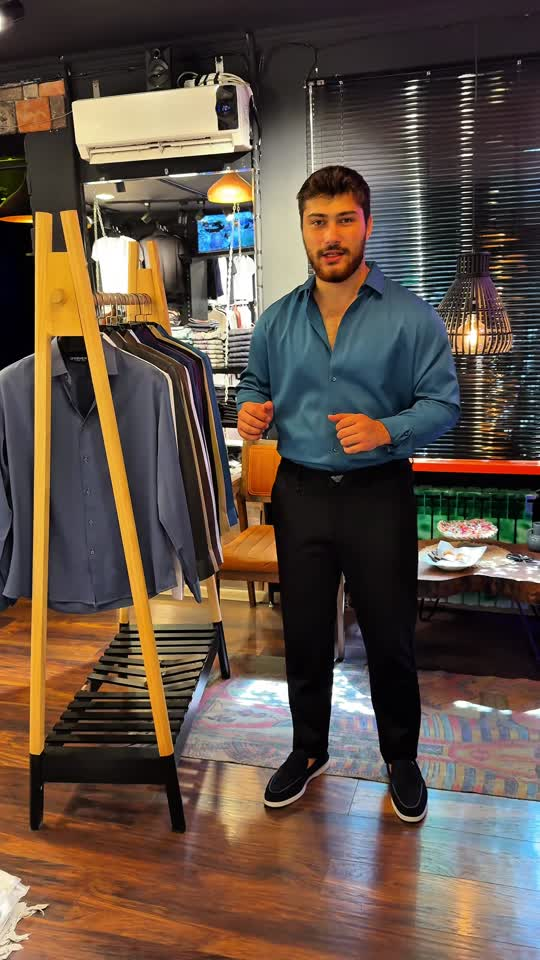
#> input picture 00_Working/silk_sec5_sec9/f_001.jpg, 540 x 960 px; its folder holds only this picture in this run
$ python scan_sec5_sec9.py
#> lines starting #> are read from the running program, lines starting #| are printed output that depends on the picture
import os
import subprocess
import glob
from PIL import Image, ImageDraw

output_dir = r'C:\Users\User\Documents\Moradin Industries\04_Projects\Marko_Digital_Atelier\00_Working\silk_sec5_sec9'
os.makedirs(output_dir, exist_ok=True)

video_path = r'D:\Media\Telegram_Exports\ChatExport_2026-09-26\video_files\copy_3FD097F2-149E-4E5E-B23E-B4FE97836874.mov'

cmd = [
    'ffmpeg', '-y',
    '-ss', '5.0',
    '-t', '4.0',
    '-i', video_path,
    '-vf', 'fps=10,scale=540:960',
    os.path.join(output_dir, 'f_%03d.jpg')
]
subprocess.run(cmd, check=True)
#> (this line was passed over: subprocess is not available in this run)

files = sorted(glob.glob(os.path.join(output_dir, 'f_*.jpg')))
cols = 6
thumb_w = 240
thumb_h = 426
rows = (len(files) + cols - 1) // cols
montage = Image.new('RGB', (cols * thumb_w, rows * thumb_h), (20, 20, 20))
#> montage: PIL image 1440x426 RGB; every value is 20
draw = ImageDraw.Draw(montage)

for idx, f in enumerate(files):
    im = Image.open(f).resize((thumb_w, thumb_h), Image.Resampling.LANCZOS)
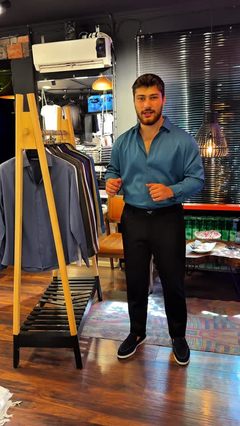
#> im: PIL image 240x426 RGB; mean R, G, B 97.3, 81.6, 69.7
    r = idx // cols
    c = idx % cols
    x = c * thumb_w
    y = r * thumb_h
    montage.paste(im, (x, y))
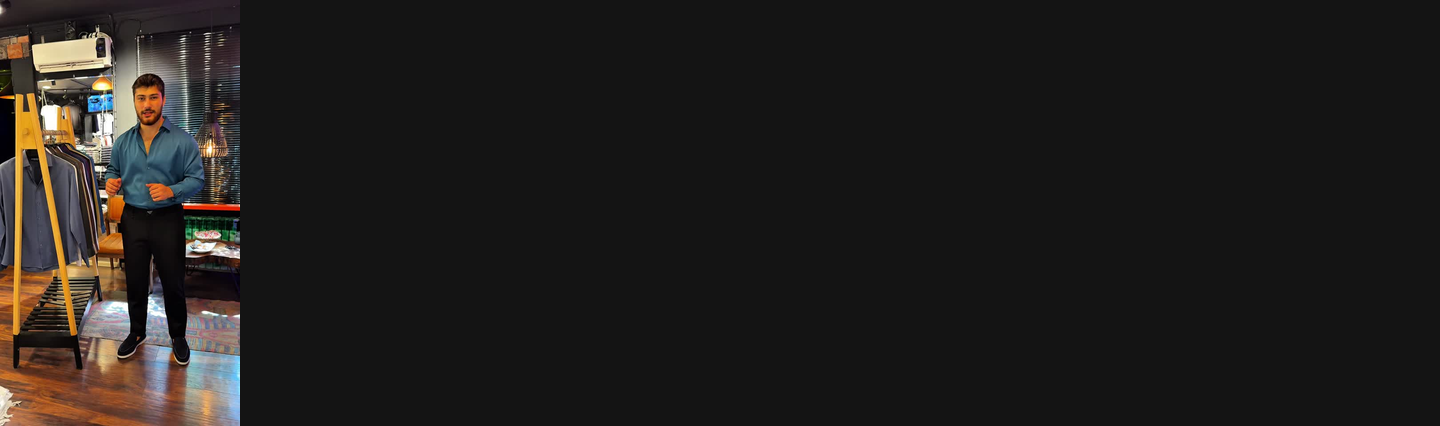
#> montage: PIL image 1440x426 RGB; mean R, G, B 32.9, 30.3, 28.3
    t = 5.0 + idx * 0.1
    draw.rectangle([x, y, x + thumb_w, y + 24], fill=(0, 0, 0, 180))
    draw.text((x + 4, y + 4), f"{t:.1f}s", fill=(255, 255, 255))

montage_path = r'C:\Users\User\Documents\Moradin Industries\04_Projects\Marko_Digital_Atelier\00_Working\silk_sec5_sec9_montage.jpg'
montage.save(montage_path, quality=85)
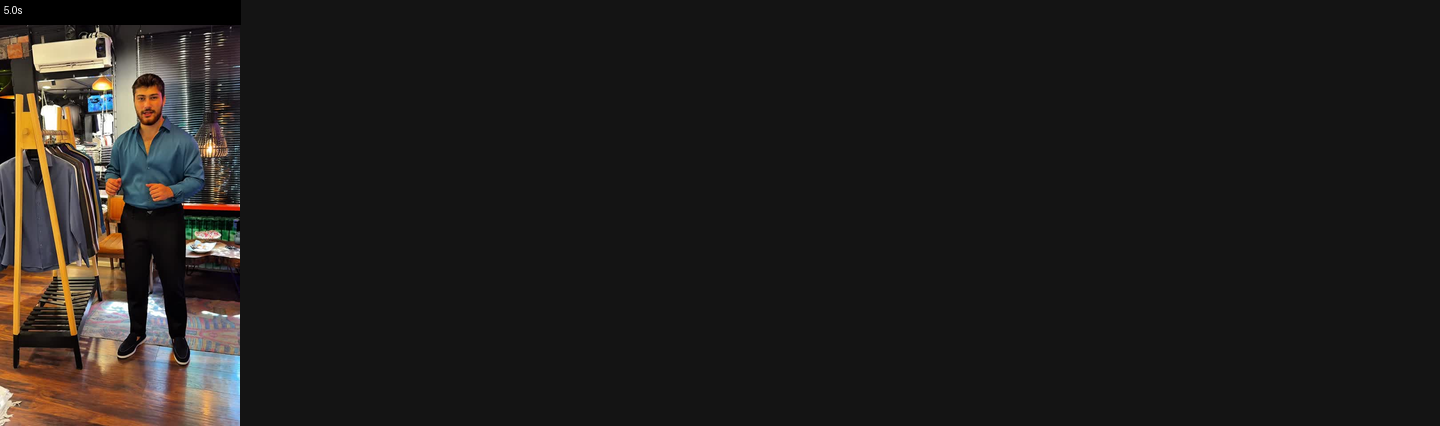
#> saved as silk_sec5_sec9_montage.jpg: PIL image 1440x426 RGB; mean R, G, B 32.5, 30, 28
print(f"Saved montage to {montage_path}")

$ run again, on 00_Working/silk_sec5_sec9/f_021.jpg
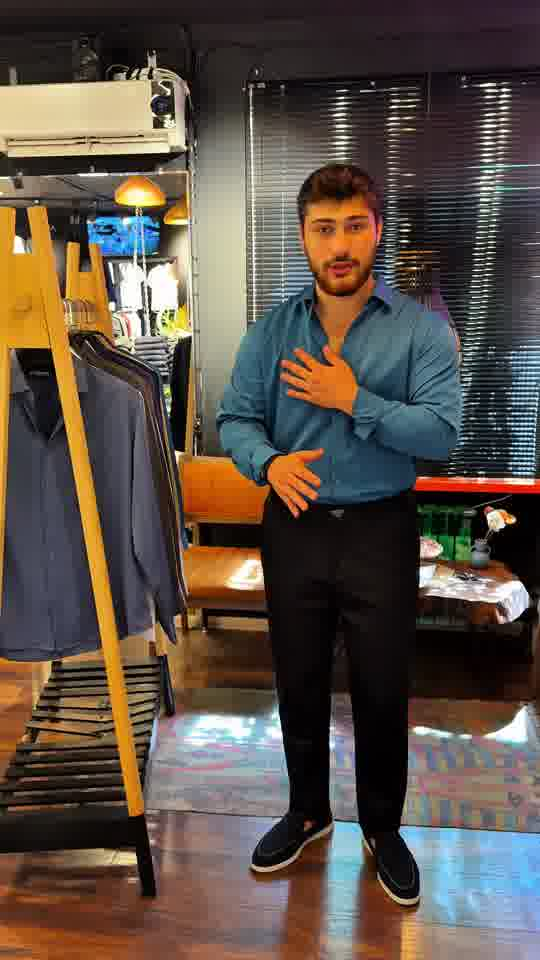
#> input picture 00_Working/silk_sec5_sec9/f_021.jpg, 540 x 960 px
#> `im = Image.open(f).resize((thumb_w, thumb_h), Image.Resampling.LANCZOS)`:
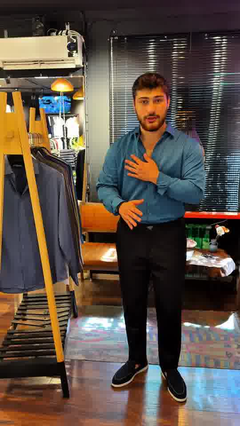
#> im: PIL image 240x426 RGB; mean R, G, B 92.9, 81, 71.2
#> `montage.save(montage_path, quality=85)`:
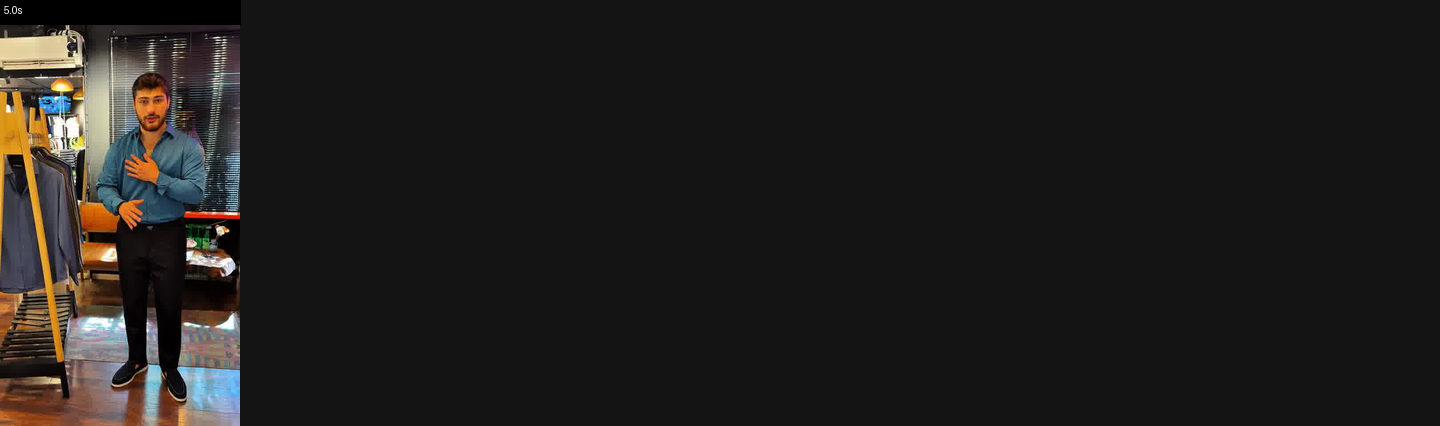
#> saved as silk_sec5_sec9_montage.jpg: PIL image 1440x426 RGB; mean R, G, B 31.8, 29.9, 28.2

$ run again, on 00_Working/silk_sec5_sec9/f_034.jpg
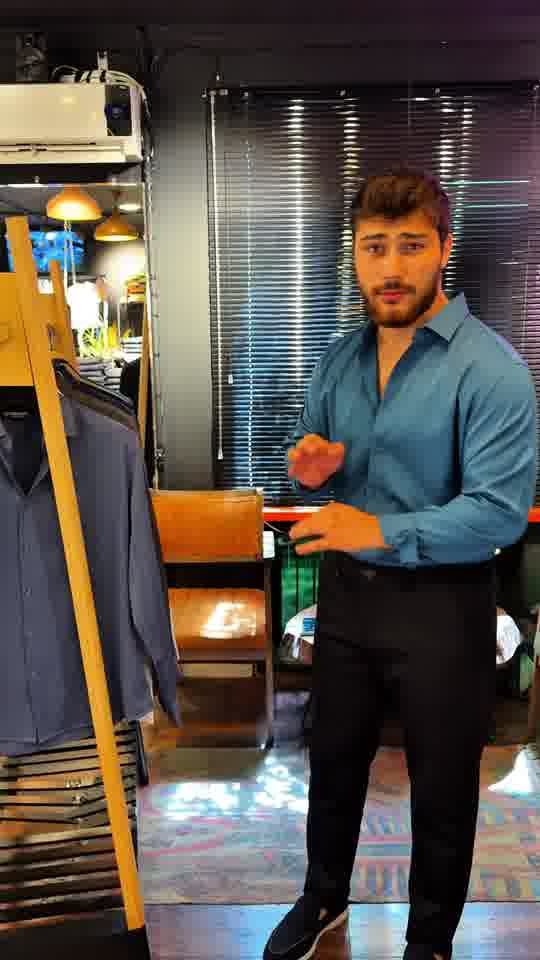
#> input picture 00_Working/silk_sec5_sec9/f_034.jpg, 540 x 960 px
#> `im = Image.open(f).resize((thumb_w, thumb_h), Image.Resampling.LANCZOS)`:
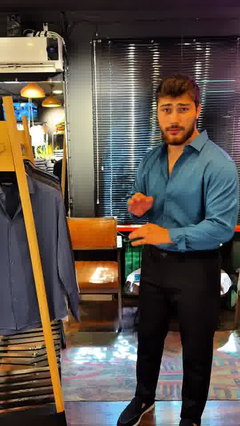
#> im: PIL image 240x426 RGB; mean R, G, B 91.8, 83.5, 75.8
#> `montage.save(montage_path, quality=85)`:
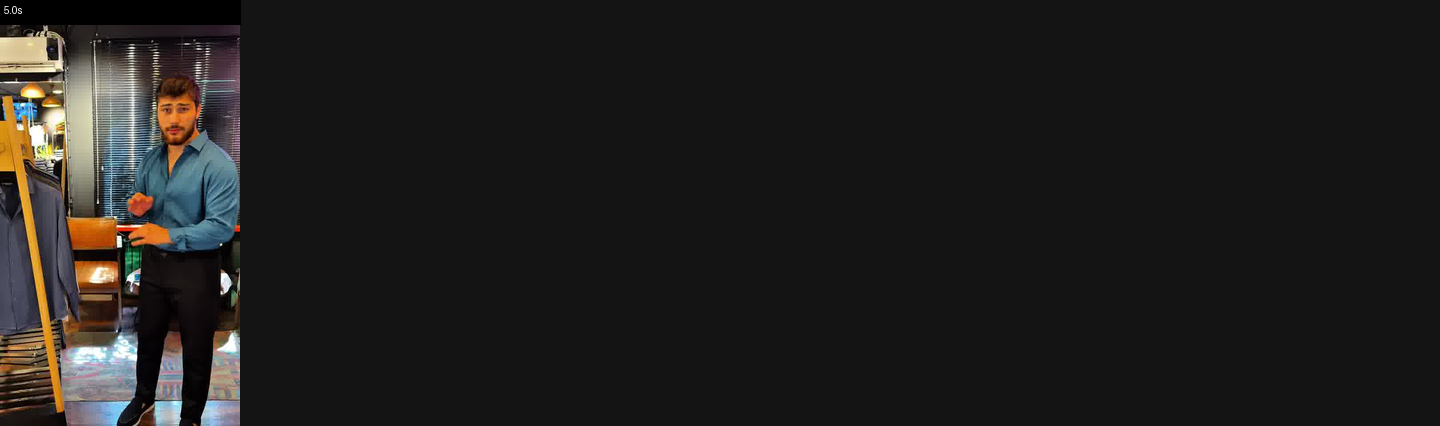
#> saved as silk_sec5_sec9_montage.jpg: PIL image 1440x426 RGB; mean R, G, B 31.7, 30.4, 29

$ run again, on 00_Working/silk_sec5_sec9/f_007.jpg
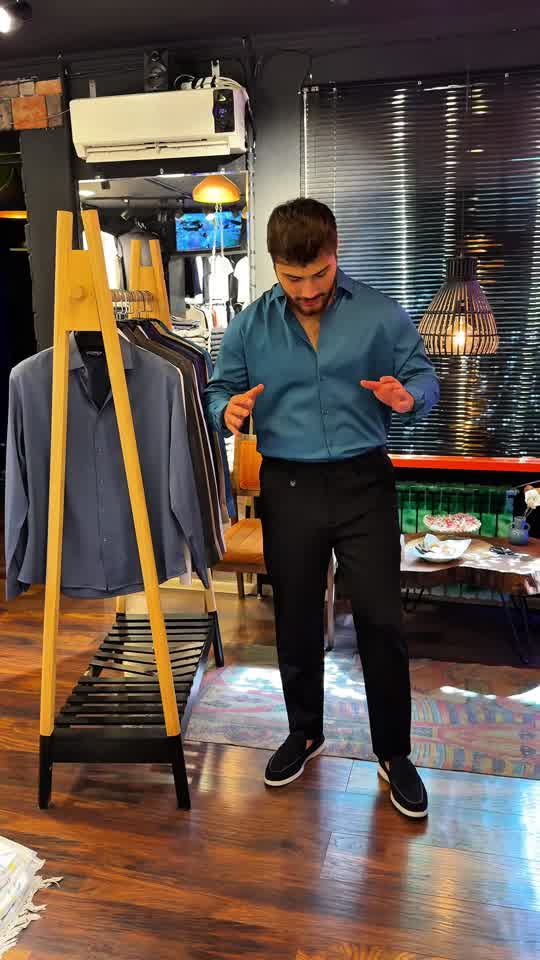
#> input picture 00_Working/silk_sec5_sec9/f_007.jpg, 540 x 960 px
#> `im = Image.open(f).resize((thumb_w, thumb_h), Image.Resampling.LANCZOS)`:
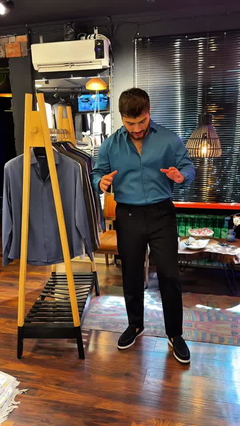
#> im: PIL image 240x426 RGB; mean R, G, B 98.4, 83.9, 73.4
#> `montage.save(montage_path, quality=85)`:
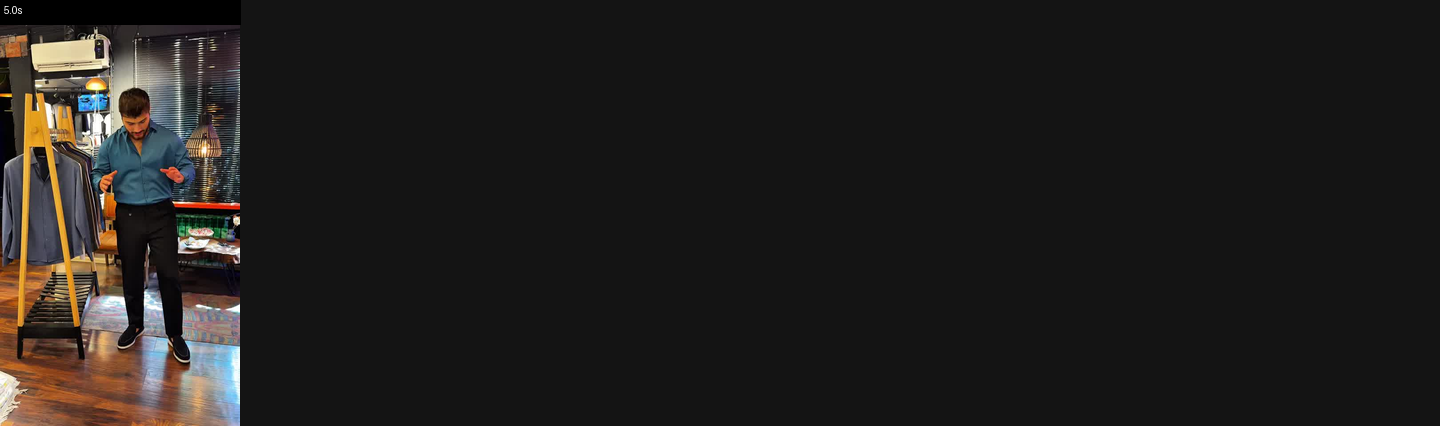
#> saved as silk_sec5_sec9_montage.jpg: PIL image 1440x426 RGB; mean R, G, B 32.6, 30.3, 28.5
